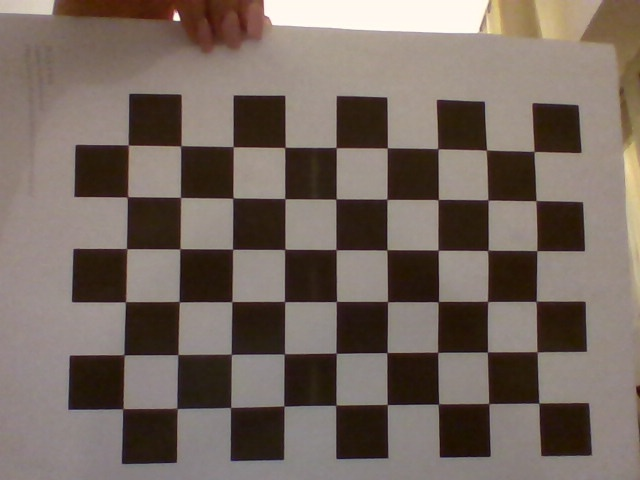
#> input picture aruco_test.py/calib_images/img_00.jpg, 640 x 480 px; its folder holds only this picture in this run
$ python calibrare_camera.py
#> lines starting #> are read from the running program, lines starting #| are printed output that depends on the picture; after the words box and inside, x2 and y2 are one past the last pixel; in counts of white or black regions, pixels touching at a corner belong together
import cv2
import numpy as np
import os

folder = "calib_images"
pattern_size = (9, 6)
square_size = 1.0

objp = np.zeros((pattern_size[0] * pattern_size[1], 3), np.float32)
objp[:, :2] = np.mgrid[0:pattern_size[0], 0:pattern_size[1]].T.reshape(-1, 2) * square_size

objpoints = []
imgpoints = []

images = [f for f in os.listdir(folder) if f.lower().endswith(('.jpg', '.png'))]
if not images:
    print(" Nu s-au găsit imagini în folderul 'calib_images'.")
    exit()

for fname in images:
    img_path = os.path.join(folder, fname)
    img = cv2.imread(img_path)
#> img is the input picture: shape (480, 640, 3); mean B, G, R 96, 104.7, 117.9
    gray = cv2.cvtColor(img, cv2.COLOR_BGR2GRAY)
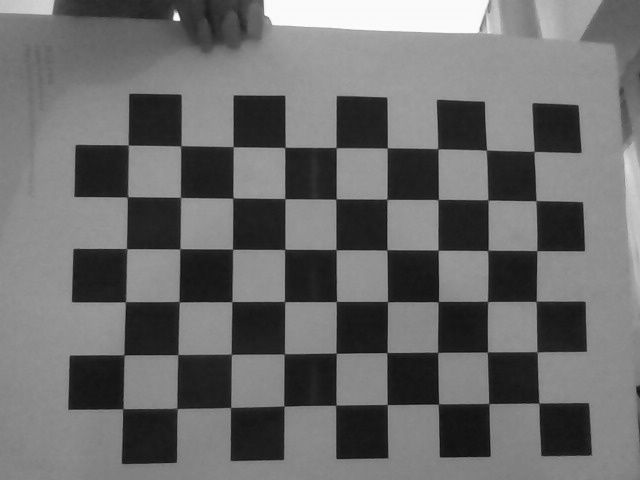
#> gray: shape (480, 640); min 13, max 253, mean 107.7

    ret, corners = cv2.findChessboardCorners(gray, pattern_size, None)
#> ret = True; corners = 54 rows, first 8: [539.1, 402.2], [489, 401.6], [438.3, 403.4], [386.9, 403.1], [336.2, 403.3], [284.3, 405.7], [230.9, 406.4], [176.5, 407.8]

    if ret:
        objpoints.append(objp)
        corners2 = cv2.cornerSubPix(gray, corners, (11,11), (-1,-1),
                                    (cv2.TERM_CRITERIA_EPS + cv2.TERM_CRITERIA_MAX_ITER, 30, 0.001))
#> corners2 = 54 rows, first 8: [538.8, 403.1], [488.7, 403.5], [438.5, 404], [387.2, 404.5], [335.8, 405.2], [283.8, 406.1], [230.6, 407.4], [177, 408.5]
        imgpoints.append(corners2)
        cv2.drawChessboardCorners(img, pattern_size, corners2, ret)
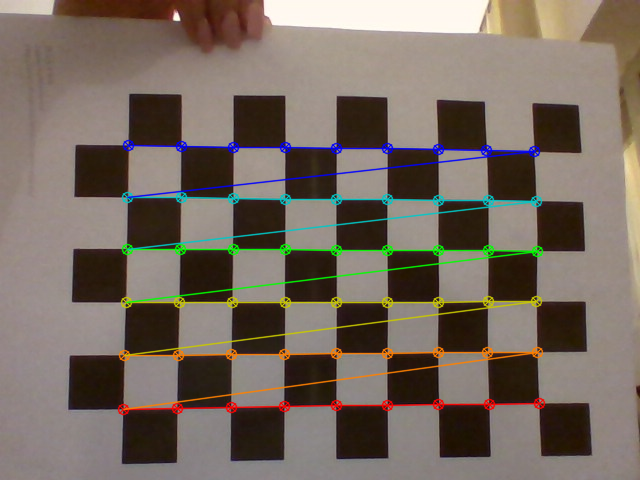
#> img: shape (480, 640, 3); 5.8% of pixels changed, all inside (x1, y1, x2, y2) = (117, 139, 546, 416)
        cv2.imshow('Colțuri detectate', img)
        cv2.waitKey(300)
    else:
        print(f" Colțuri NEDETECTATE în: {fname}")

cv2.destroyAllWindows()

if len(objpoints) < 3:
    print("⚠ Prea puține imagini valide pentru calibrare.")
    exit()
#> (the program exits here)
